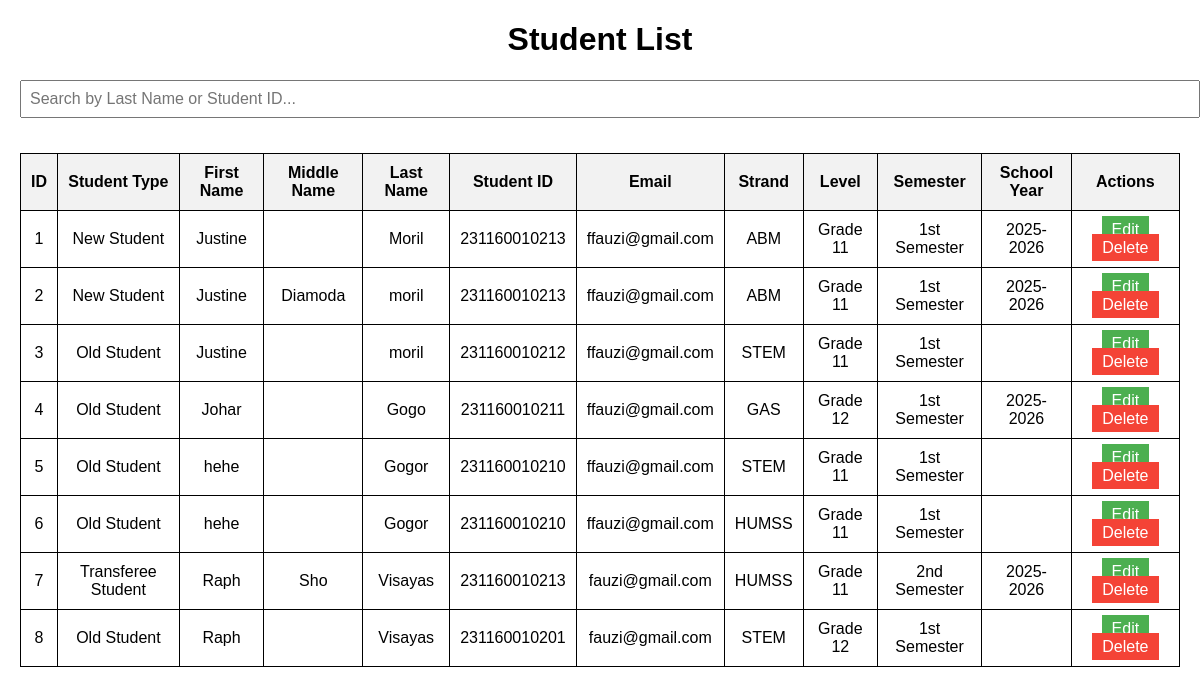
Before: /add_users.php with the older database file.
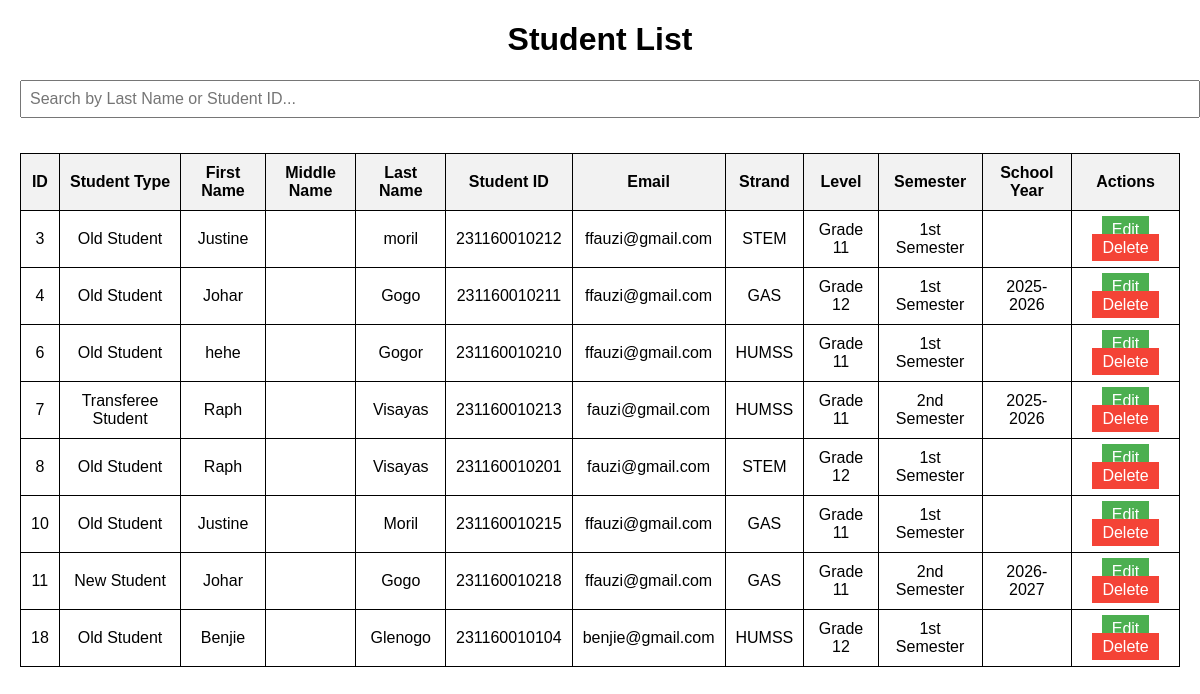
After: the same page with the newer database file.
### tables this page shows
CREATE TABLE `students` (
  `id` int(11) NOT NULL,
  `student_type` varchar(50) DEFAULT NULL,
  `fName` varchar(50) DEFAULT NULL,
  `mName` varchar(50) DEFAULT NULL,
  `lName` varchar(50) DEFAULT NULL,
  `extName` varchar(10) DEFAULT NULL,
  `birthdate` date DEFAULT NULL,
  `age` int(11) DEFAULT NULL,
  `place` varchar(100) DEFAULT NULL,
  `student_id` varchar(20) DEFAULT NULL,
  `religion` varchar(50) DEFAULT NULL,
  `gender` varchar(10) DEFAULT NULL,
  `street` varchar(100) DEFAULT NULL,
  `city` varchar(50) DEFAULT NULL,
  `state` varchar(50) DEFAULT NULL,
  `country` varchar(50) DEFAULT NULL,
  `zip` varchar(10) DEFAULT NULL,
  `email` varchar(100) DEFAULT NULL,
  `contactNumber` varchar(20) DEFAULT NULL,
  `strand` varchar(50) DEFAULT NULL,
  `level` varchar(20) DEFAULT NULL,
  `semester` varchar(20) DEFAULT NULL,
  `school_year` varchar(20) DEFAULT NULL,
  `is_approved` enum('approved','reject') NOT NULL,
  `registered_at` timestamp NOT NULL DEFAULT current_timestamp()
);

### add_users.php (the view, shortened to what this page needs)
<?php
include 'db.php';
$result = $conn->query("SELECT * FROM students");
?>
<!DOCTYPE html>
<html lang="en">
<head>
    <link rel="stylesheet" href="addstudent.css">
</head>
<body>
    <div class="container">
        <h1>Student List</h1>
        <input type="text" id="searchInput" onkeyup="filterTable()" placeholder="Search by Last Name or Student ID..." style="margin-bottom: 15px; padding: 8px; width: 100%; font-size: 16px;">
        <table>
            <tr>
                <th>ID</th>
                <th>Student Type</th>
                <th>First Name</th>
                <th>Middle Name</th>
                <th>Last Name</th>
                <th>Student ID</th>
                <th>Email</th>
                <th>Strand</th>
                <th>Level</th>
                <th>Semester</th>
                <th>School Year</th>
                <th>Actions</th>
            </tr>
            <?php while ($row = $result->fetch_assoc()): ?>
            <tr>
                <td><?= htmlspecialchars($row['id']) ?></td>
                <td><?= htmlspecialchars($row['student_type']) ?></td>
                <td><?= htmlspecialchars($row['fName']) ?></td>
                <td><?= htmlspecialchars($row['mName']) ?></td>
                <td><?= htmlspecialchars($row['lName']) ?></td>
                <td><?= htmlspecialchars($row['student_id']) ?></td>
                <td><?= htmlspecialchars($row['email']) ?></td>
                <td><?= htmlspecialchars($row['strand']) ?></td>
                <td><?= htmlspecialchars($row['level']) ?></td>
                <td><?= htmlspecialchars($row['semester']) ?></td>
                <td><?= htmlspecialchars($row['school_year']) ?></td>
                <td>
                    <a href="edit_student.php?id=<?= $row['id'] ?>" class="btn edit-btn">Edit</a>
                    <a href="delete_student.php?id=<?= $row['id'] ?>" class="btn delete-btn" onclick="return confirm('Are you sure?')">Delete</a>
                </td>
            </tr>
            <?php endwhile; ?>
        </table>
    </div>
</body>
</html>

Changed rows visible on the page:
removed students: id "1", student_type "New Student", fName "Justine", lName "Moril", student "231160010213", email "ffauzi@gmail.com", strand "ABM", level "Grade 11", semester "1st Semester", school_year "2025-2026"
removed students: id "2", student_type "New Student", fName "Justine", mName "Diamoda", lName "moril", student "231160010213", email "ffauzi@gmail.com", strand "ABM", level "Grade 11", semester "1st Semester", school_year "2025-2026"
removed students: id "5", student_type "Old Student", fName "hehe", lName "Gogor", student "231160010210", email "ffauzi@gmail.com", strand "STEM", level "Grade 11", semester "1st Semester"
changed students "Transferee Student": mName "Sho" → (not shown)
added students: id "10", student_type "Old Student", fName "Justine", lName "Moril", student "231160010215", email "ffauzi@gmail.com", strand "GAS", level "Grade 11", semester "1st Semester"
added students: id "11", student_type "New Student", fName "Johar", lName "Gogo", student "231160010218", email "ffauzi@gmail.com", strand "GAS", level "Grade 11", semester "2nd Semester", school_year "2026-2027"
added students: id "18", student_type "Old Student", fName "Benjie", lName "Glenogo", student "231160010104", email "benjie@gmail.com", strand "HUMSS", level "Grade 12", semester "1st Semester"
